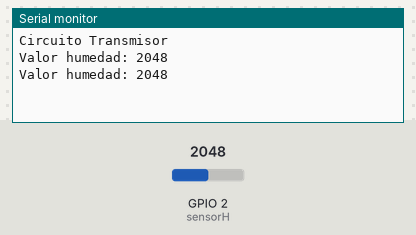
Simulated run of this sketch. Board: ESP32-S3. On the bench: the last lines printed to the serial monitor. The inputs (shaded band) are chosen by the test bench; at power-on: GPIO 2 (sensorH) = 2048. No radio packets arrive unless stated.

Above: at 1.8 s.
1.9 s: GPIO 2 (sensorH) set to 2866
At 2.7 s:
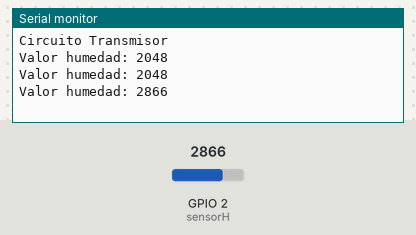
3.4 s: GPIO 2 (sensorH) set to 3603
At 4.4 s:
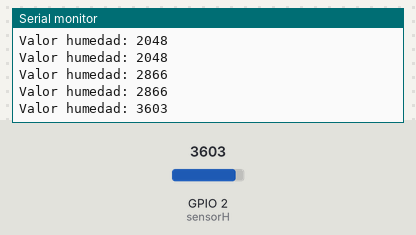
Timing chart, 0 to 6.4 s (numbered marks = the images above; inputs shaded):
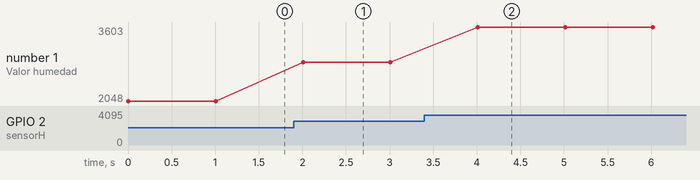

The sketch:

Pruebas_Frecuencia.ino
```cpp
//Código para ESP32S3 con Led integrado

//NRF24L01 PA/LNA Wireless LED Control
//Código Transmisor

#include <SPI.h>
#include <RF24.h>
#include <nRF24L01.h>

const int sensorH = 2; // Pin del sensor "soil humidity"

RF24 radio(4, 5);  // CE, CSN
const byte address[6] = "12321"; // Canal de comunicación

void setup() {

  Serial.begin(115200);
  Serial.println("\nCircuito Transmisor");

  // Inicializacion de pines del módulo NRF24L01
  SPI.begin(12, 13, 11, 5);  // SCK, MISO, MOSI, SS (CSN)

  // Verificación del modulo NRF24L01, si es que la detecta
  if (!radio.begin()) {
    //Si no la encuentra muestra mensaje y se detiene
    Serial.println("No se detecta el nRF24L01");
    while (1);
  }

  radio.openWritingPipe(address); // Direcciona los mensajes
  radio.setPALevel(RF24_PA_LOW);  // Ajusta el nivel de potencia
  radio.stopListening();  // Desactiva el modo Recepcion y queda como transmisor
}

void loop() {

  // Obtiene los valores del sensor
  int humedad = analogRead(sensorH);

  // Muestra los valores que recibe del sensor
  Serial.print("Valor humedad: ");
  Serial.println(humedad);

  // Envía los dato del sensor por el módulo
  radio.write(&humedad, sizeof(humedad));

  delay(1000);  // Un pequeño tiempo de espera para evitar saturaciones
}
```

Measured:
- after the input at 1.9 s, the serial monitor: prints a new line after 0.11 s (image 1)
- after the input at 3.4 s, the serial monitor: prints a new line after 0.61 s (image 2)
- plotted number 1: 2048 → 2866 after the input at 1.9 s, 2866 → 3603 after the input at 3.4 s
